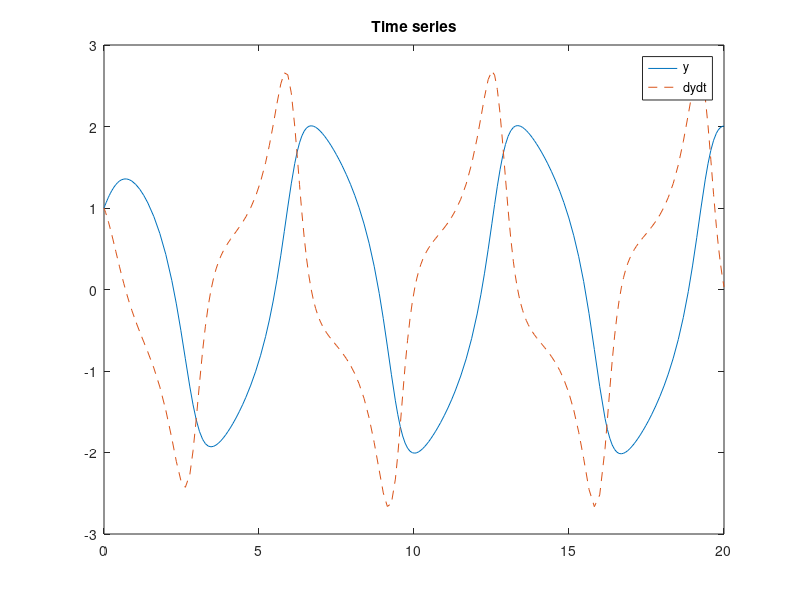
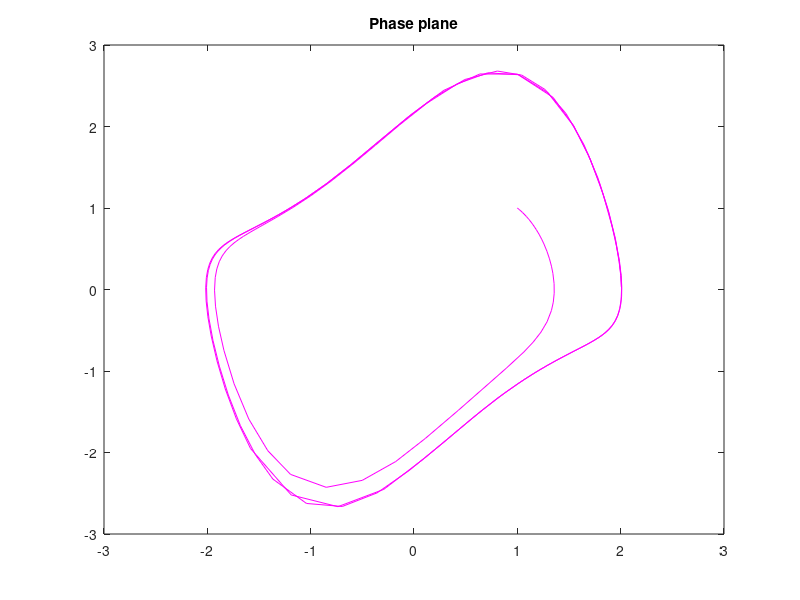
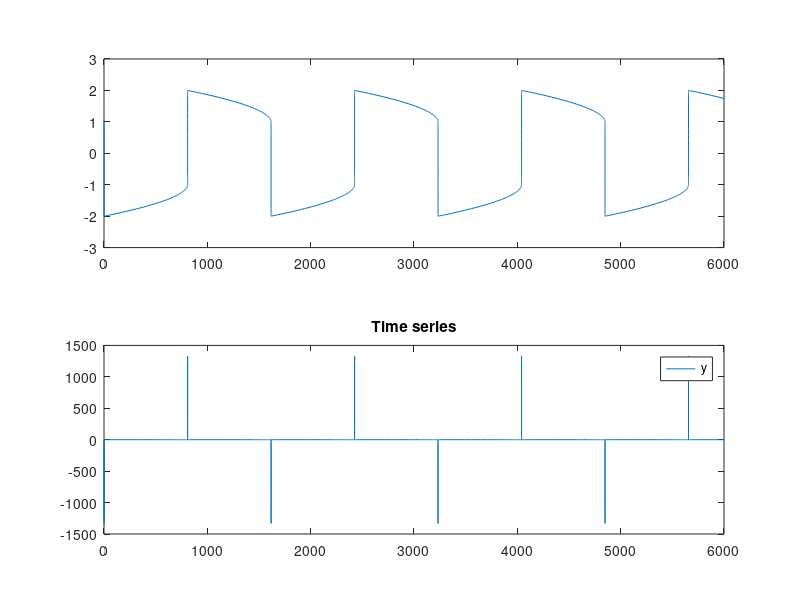
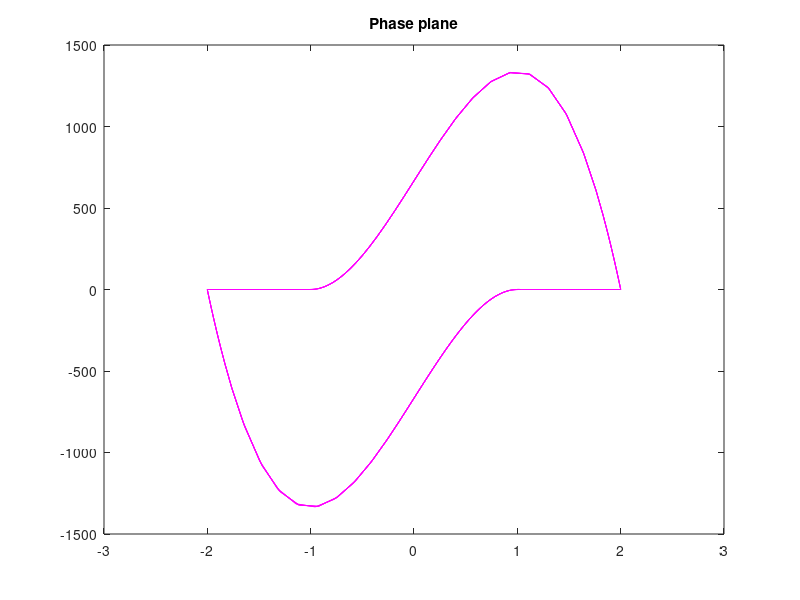

MATLAB code to generate these figures, in order:
%vanderpol

clear all;
mu = 1;
f = @(t,y) [y(2); mu*(1-y(1)^2)*y(2)-y(1)];
[t,y] = ode45(f,[0 20], [1 1]);

figure(1)
plot(t,y(:,1),'-',t,y(:,2),'--')
title('Time series')
legend('y', 'dydt')

figure(2)
plot(y(:,1),y(:,2),'m')
title('Phase plane')

mu = 1000;
f = @(t,y) [y(2); mu*(1-y(1)^2)*y(2)-y(1)];
[t,y] = ode23s(f,[0 6000], [1 1]);

figure(3)
subplot(211)
plot(t,y(:,1),'-')
subplot(212)
plot(t,y(:,2),'-')
title('Time series')
legend('y', 'dydt')

figure(4)
plot(y(:,1),y(:,2),'m')
title('Phase plane')
